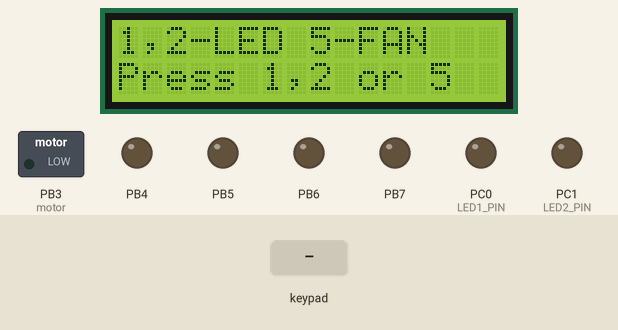
Simulated run of this program. Board: ATmega32, built with avr-gcc and emulated at 8 MHz. Parts: 16×2 character LCD, switched loads named in the program (green lamp = pin HIGH), output pins drawn as LEDs (lit = HIGH). Wiring (inferred from the signals the program sends): 4×4 keypad with keys . - = / 1 4 7 * 2 5 8 0 3 6 9 #: rows PA4, PA5, PA6, PA7; columns PA0, PA1, PA2, PA3. Wiring (inferred from the names in the program): character LCD (HD44780): RS PB0; R/W PB1; E PB2; data PD0, PD1, PD2, PD3, PD4, PD5, PD6, PD7. Inputs (shaded band) come from the test bench. Pins used as bus, display or sensor lines are not drawn.

Above: at 1.2 s.
1.3 s: keypad keys 2 5 # pressed 0.4 s apart
At 2.6 s:
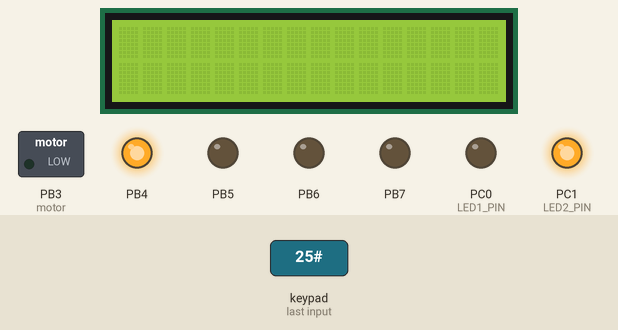
4.0 s: key '2' pressed
At 5.2 s:
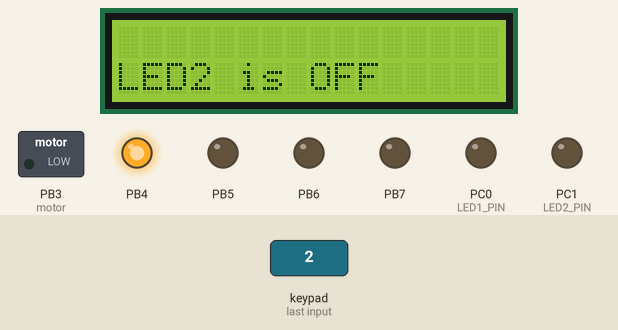
5.6 s: key '5' pressed
At 6.4 s:
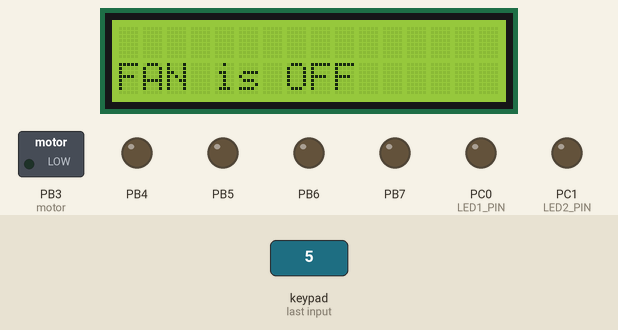
7.2 s: keypad keys 1 2 pressed 0.4 s apart
At 9.1 s:
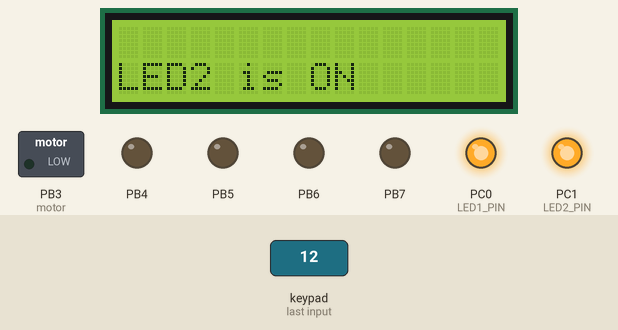
9.5 s: keypad keys 2 5 pressed 0.4 s apart
At 10.9 s:
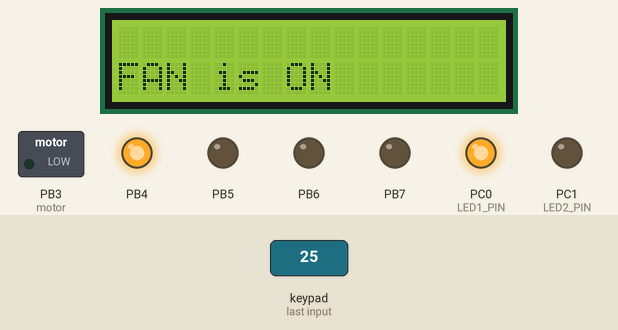
11.8 s: keypad keys 2 5 * pressed 0.4 s apart
At 13.0 s:
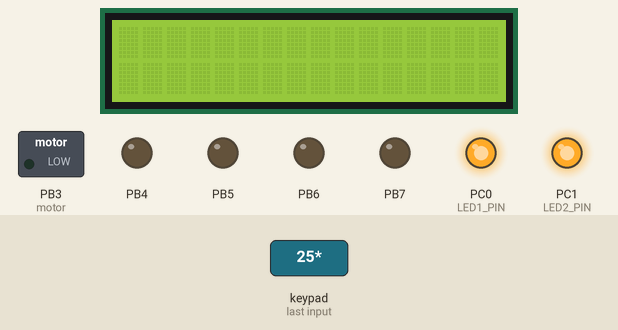
Timing chart, 0 to 14.8 s (numbered marks = the images above; inputs shaded):
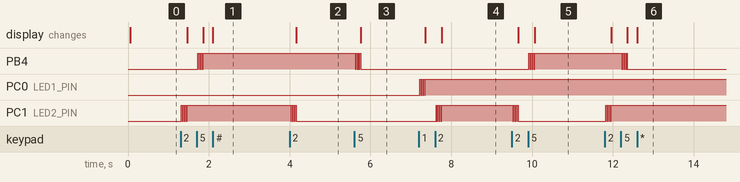

Measured:
- after the input at 1.3 s, PB4: alternates HIGH for 0.02 s and LOW for 0.02 s, 7 changes in all, then stays HIGH, starting after 0.42 s; PC1 (LED2_PIN): alternates HIGH for 0.02 s and LOW for 0.02 s, 7 changes in all, then stays HIGH, starting at once; the display: first changes after 0.16 s (image 1 shows a later state)
- after the input at 4.0 s, PC1 (LED2_PIN): alternates HIGH for 0.02 s and LOW for 0.02 s, 7 changes in all, then stays LOW, starting at once; the display: changes after 0.16 s (image 2)
- after the input at 5.6 s, PB4: alternates HIGH for 0.02 s and LOW for 0.02 s, 7 changes in all, then stays LOW, starting at once; the display: changes after 0.16 s (image 3)
- after the input at 7.2 s, PC0 (LED1_PIN): alternates HIGH for 0.02 s and LOW for 0.02 s, 7 changes in all, then stays HIGH, starting at once; PC1 (LED2_PIN): alternates HIGH for 0.02 s and LOW for 0.02 s, 7 changes in all, then stays HIGH, starting after 0.42 s; the display: first changes after 0.16 s (image 4 shows a later state)
- after the input at 9.5 s, PB4: alternates HIGH for 0.02 s and LOW for 0.02 s, 7 changes in all, then stays HIGH, starting after 0.42 s; PC1 (LED2_PIN): alternates HIGH for 0.02 s and LOW for 0.02 s, 7 changes in all, then stays LOW, starting at once; the display: first changes after 0.16 s (image 5 shows a later state)
- after the input at 11.8 s, PB4: alternates HIGH for 0.02 s and LOW for 0.02 s, 7 changes in all, then stays LOW, starting after 0.42 s; PC1 (LED2_PIN): alternates HIGH for 0.02 s and LOW for 0.02 s, 7 changes in all, then stays HIGH, starting at once; the display: first changes after 0.16 s (image 6 shows a later state)

The program:

main.c
```c
#define F_CPU 8000000UL        /* Define CPU Frequency e.g. here 8MHz */
#include <avr/io.h>            /* Include AVR std. library file */
#include <util/delay.h>        /* Include inbuilt defined Delay header file */

#define LCD_Data_Dir DDRD      /* Define LCD data port direction */
#define LCD_Data_Port PORTD    /* Define LCD data port */
#define LCD_Command_Dir DDRB   /* Define LCD command port direction register */
#define LCD_Command_Port PORTB /* Define LCD data port */
#define RS PB0                /* Define Register Select (data/command reg.)pin */
#define RW PB1                /* Define Read/Write signal pin */
#define EN PB2                /* Define Enable signal pin */

#define LED1_PORT PORTC    // Define LED1 port
#define LED1_PIN PC0       // Define LED1 pin
#define LED2_PORT PORTC    // Define LED2 port
#define LED2_PIN PC1       // Define LED2 pin

#define KEY_PRT  PORTA    // Keyboard PORT
#define KEY_DDR  DDRA    // Keyboard DDR
#define KEY_PIN  PINA    // Keyboard PIN

unsigned char keypad[4][4] = {
	{'.', '-', '=', '/'},
	{'1', '4', '7', '*'},
	{'2', '5', '8', '0'},
	{'3', '6', '9', '#'}
};

unsigned char colloc, rowloc;
unsigned char led1_state = 0; // LED1 state (0 = OFF, 1 = ON)
unsigned char led2_state = 0; // LED2 state (0 = OFF, 1 = ON)
unsigned char fan_state = 0; // Fan state (0 = OFF, 1 = ON)

void LCD_Command(unsigned char cmnd)
{
	LCD_Data_Port = cmnd;
	LCD_Command_Port &= ~(1 << RS);    /* RS=0 command reg. */
	LCD_Command_Port &= ~(1 << RW);    /* RW=0 Write operation */
	LCD_Command_Port |= (1 << EN);     /* Enable pulse */
	_delay_us(1);
	LCD_Command_Port &= ~(1 << EN);
	_delay_ms(3);
}

void LCD_Char(unsigned char char_data) /* LCD data write function */
{
	LCD_Data_Port = char_data;
	LCD_Command_Port |= (1 << RS);     /* RS=1 Data reg. */
	LCD_Command_Port &= ~(1 << RW);    /* RW=0 write operation */
	LCD_Command_Port |= (1 << EN);     /* Enable Pulse */
	_delay_us(1);
	LCD_Command_Port &= ~(1 << EN);
	_delay_ms(1);
}

void LCD_Init(void)         /* LCD Initialize function */
{
	LCD_Command_Dir = 0xFF;     /* Make LCD command port direction as o/p */
	LCD_Data_Dir = 0xFF;        /* Make LCD data port direction as o/p */
	_delay_ms(20);              /* LCD Power ON delay always >15ms */

	LCD_Command(0x38);          /* Initialization of 16X2 LCD in 8bit mode */
	LCD_Command(0x0C);          /* Display ON Cursor OFF */
	LCD_Command(0x01);          /* Clear display */
	LCD_Command(0x80);          /* Cursor at home position */
}

void LCD_String(char *str)      /* Send string to LCD function */
{
	int i = 0;
	for (i = 0; str[i] != 0; i++)    /* Send each char of string till the NULL */
	{
		LCD_Char(str[i]);
	}
}

void LCD_Clear()
{
	LCD_Command(0x01);       /* clear display */
	LCD_Command(0x80);       /* cursor at home position */
}

void initializePorts()
{
	DDRC |= (1 << LED1_PIN) | (1 << LED2_PIN);    // Set LED pins as output
	PORTC &= ~((1 << LED1_PIN) | (1 << LED2_PIN)); // Turn off LEDs initially

	// Motor Driver Configuration
	DDRB |= (1 << PB3) | (1 << PB4) | (1 << PB5) | (1 << PB6); // Set motor control pins as output
	PORTB &= ~((1 << PB3) | (1 << PB4) | (1 << PB5) | (1 << PB6)); // Set motor control pins low initially
}

void motorControl(uint8_t controlBits)
{
	PORTB = (PORTB & 0x8F) | (controlBits << 4);
}

char keyfind()
{
	while (1)
	{
		KEY_DDR = 0xF0;           /* set port direction as input-output */
		KEY_PRT = 0xFF;
		/* now check for rows */
		KEY_PRT = 0xEF;            /* check for pressed key in 1st row */
		colloc = (KEY_PIN & 0x0F);
		if (colloc != 0x0F)
		{
			rowloc = 0;
			break;
		}

		KEY_PRT = 0xDF;        /* check for pressed key in 2nd row */
		colloc = (KEY_PIN & 0x0F);
		if (colloc != 0x0F)
		{
			rowloc = 1;
			break;
		}

		KEY_PRT = 0xBF;        /* check for pressed key in 3rd row */
		colloc = (KEY_PIN & 0x0F);
		if (colloc != 0x0F)
		{
			rowloc = 2;
			break;
		}

		KEY_PRT = 0x7F;        /* check for pressed key in 4th row */
		colloc = (KEY_PIN & 0x0F);
		if (colloc != 0x0F)
		{
			rowloc = 3;
			break;
		}
	}

	if (colloc == 0x0E)
	{
		LCD_Clear();
		return (keypad[rowloc][0]);
	}
	else if (colloc == 0x0D)
	{
		LCD_Clear();
		return (keypad[rowloc][1]);
	}
	else if (colloc == 0x0B)
	{
		LCD_Clear();
		return (keypad[rowloc][2]);
	}
	else
	{
		LCD_Clear();
		return (keypad[rowloc][3]);
	}
}

void toggleFan() {
	if (fan_state == 0) {
		LCD_String("FAN is ON     ");
		fan_state = 1;
		motorControl(0b01); // Rotate motor in one direction
		} else {
		LCD_String("FAN is OFF    ");
		fan_state = 0;
		motorControl(0b00); // Stop motor
	}
}

int main(void)
{
	LCD_Init();
	initializePorts();
	LCD_String("1,2-LED 5-FAN");
	LCD_Command(0xC0);
	LCD_String("Press 1,2 or 5");
	while (1)
	{
		char key = keyfind();
		LCD_Command(0xC0);
		//LCD_Char(key);       /* Display which key is pressed */
		switch (key)
		{
			case '1':
			if (led1_state == 0)
			{
				LCD_String("LED1 is ON    ");
				led1_state = 1;
				PORTC |= (1 << LED1_PIN);
			}
			else
			{
				LCD_String("LED1 is OFF   ");
				led1_state = 0;
				PORTC &= ~(1 << LED1_PIN);
			}
			break;
			case '2':
			if (led2_state == 0)
			{
				LCD_String("LED2 is ON    ");
				led2_state = 1;
				PORTC |= (1 << LED2_PIN);
			}
			else
			{
				LCD_String("LED2 is OFF   ");
				led2_state = 0;
				PORTC &= ~(1 << LED2_PIN);
			}
			break;
			case '5': toggleFan();
			break;
			default:
			break;
		}
	}
}
```
